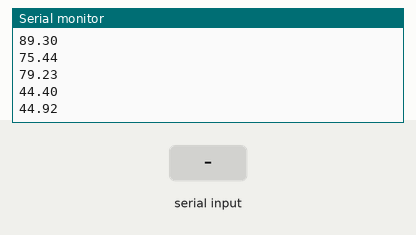
Bench run of a sketch on a simulated ESP32. Shown: the last lines printed to the serial monitor. Inputs (shaded band) come from the test bench. Random numbers use the default seed unless the sketch sets one; nothing arrives over Bluetooth unless stated.

Above: at 1.3 s.
1.4 s: "STOP" received over the second serial link
At 2.8 s:
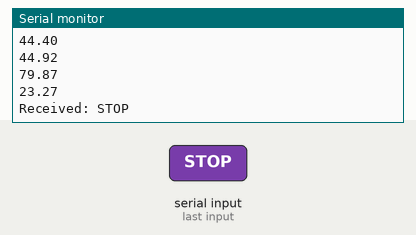
3.1 s: "START" received over the second serial link
At 3.97 s:
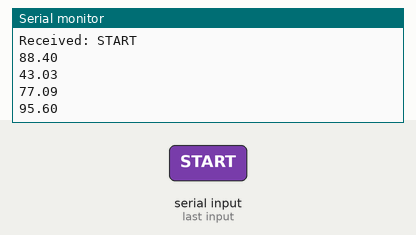
4.7 s: "1" received over the second serial link
Timing chart, 0 to 7.7 s (numbered marks = the images above; inputs shaded):
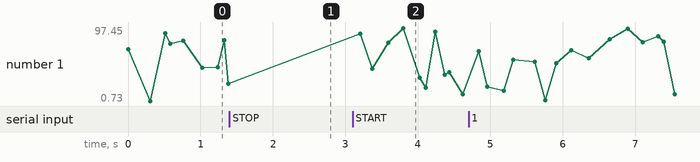

Measured:
- after the input at 1.4 s, the serial monitor: prints a new line after 0.28 s (image 1)
- after the input at 3.1 s, the serial monitor: prints a new line after 0.11 s (image 2)
- plotted number 1: 23.27 → 9.79 after the input at 3.1 s

The sketch:

esp32_bluetooth_example.ino
```cpp
#include "BluetoothSerial.h"

// Check if Bluetooth is available
#if !defined(CONFIG_BT_ENABLED) || !defined(CONFIG_BLUEDROID_ENABLED)
#error Bluetooth is not enabled! Please run `make menuconfig` to and enable it
#endif

// Check Serial Port Profile
#if !defined(CONFIG_BT_SPP_ENABLED)
#error Serial Port Profile for Bluetooth is not available or not enabled. It is only available for the ESP32 chip.
#endif

BluetoothSerial SerialBT;

String device_name = "ESP32-BT-Slave22";

int t;
float tmp36;
int sampleNum = 100;
int flagBTConnected = false;

void setup()
{
  Serial.begin(115200);
  SerialBT.begin(device_name);  //Bluetooth device name
  Serial.printf("The device with name \"%s\" is started.\nNow you can pair it with Bluetooth!\n", device_name.c_str());
}


bool isSending = true;

void loop()
{
  if (SerialBT.available()) {
    delay(20); // Wait for the full message to arrive
    String incoming = "";
    while(SerialBT.available()) {
      incoming += (char)SerialBT.read();
    }
    incoming.trim();
    Serial.println("Received: " + incoming); // Debug to Serial

    if (incoming == "STOP") {
      isSending = false;
      SerialBT.println("Stopped");
    } else if (incoming == "START") {
      isSending = true;
      SerialBT.println("Started");
    }
  }

  if (SerialBT.hasClient()) {
    if (flagBTConnected == false) {
      Serial.println("Bluetooth client connected!");
      flagBTConnected = true;
    }

    if (isSending) {
      t = t+1;

      // Generate a random number between 0 and 100 to simulate temperature
      // random() returns a long between 0 and max - 1
      tmp36 = random(0, 10000) / 100.0;

      Serial.println(tmp36);


      SerialBT.println((String)" " + tmp36 + ", " + t);

      int delayTime = random(50, 300); // Random delay between 200 and 800 ms
      delay(delayTime);
    } else {
      delay(100); // Small delay when not sending
    }
  } else {
    flagBTConnected = false;
    Serial.println("No Bluetooth client connected. Waiting...");
    delay(1000); // Wait 1 second between connection checks
  }
}
```
